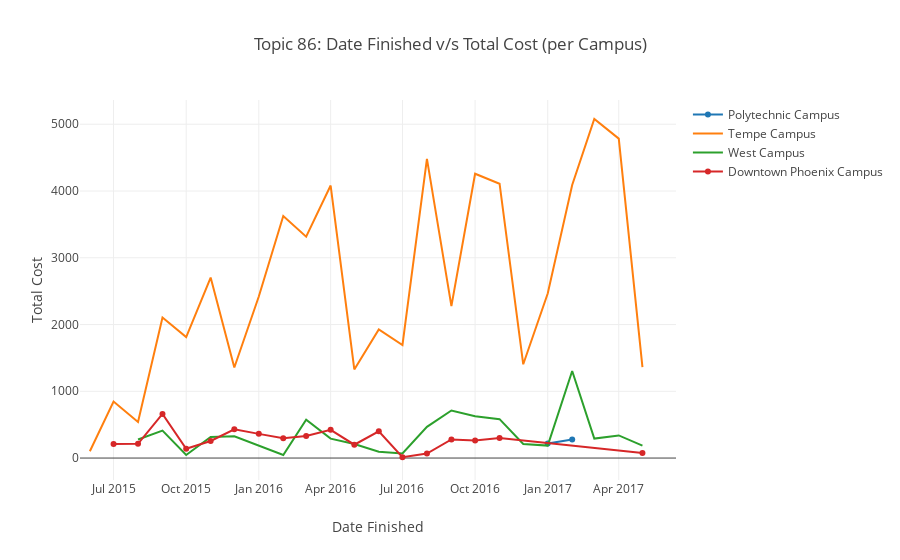

Notebook source saved alongside this figure:
### Code cell
campuses = new_df['Campus'].unique()
topic = 86
topic = "Topic " + str(topic)
plot_df = new_df[new_df['Topics'] == topic]

data = []
for campus in campuses:
    temp_df = plot_df[plot_df['Campus'] == campus]
    
    month_dict_campus = {}
    for index in range(len(temp_df)):
        row = temp_df.iloc[index]

        date = str(temp_df.iloc[index]['Date Finished'].date())
        date = date[:4] + '-' + date[5:7]
        if date in list(month_dict_campus):
            month_dict_campus[date] += row['Total']
        else:
            month_dict_campus[date] = row['Total']
        
    
    data.append(Scatter(
        x = list(month_dict_campus),
        y = [month_dict_campus[key] for key in list(month_dict_campus)],
        mode = 'line',
        name = campus
    ))

layout = Layout(xaxis = dict(title = 'Date Finished'), yaxis = dict(title = 'Total Cost'), title = topic + ': Date Finished v/s Total Cost (per Campus)')
# data = [trace0]

fig = {'data' : data, 'layout' : layout}

iplot(fig)
plot(fig,  filename='campus.html')

### Figure 1 — Plotly figure (JSON) as saved in the notebook; plotly's stock layout.template omitted (floating-point values rounded to 4 significant figures)
{"data": [{"mode": "line", "name": "Polytechnic Campus", "type": "scatter", "x": ["2017-01", "2017-02"], "y": [216.3, 276.3]}, {"mode": "line", "name": "Tempe Campus", "type": "scatter", "x": ["2015-06", "2015-07", "2015-08", "2015-09", "2015-10", "2015-11", "2015-12", "2016-01", "2016-02", "2016-03", "2016-04", "2016-05", "2016-06", "2016-07", "2016-08", "2016-09", "2016-10", "2016-11", "2016-12", "2017-01", "2017-02", "2017-03", "2017-04", "2017-05"], "y": [101.4, 847.4, 540.0, 2106.0, 1813.0, 2703.0, 1356.0, 2420.0, 3625.0, 3317.0, 4082.0, 1327.0, 1926.0, 1694.0, 4482.0, 2277.0, 4259.0, 4109.0, 1405.0, 2465.0, 4090.0, 5078.0, 4785.0, 1362.0]}, {"mode": "line", "name": "West Campus", "type": "scatter", "x": ["2015-08", "2015-09", "2015-10", "2015-11", "2015-12", "2016-02", "2016-03", "2016-04", "2016-05", "2016-06", "2016-07", "2016-08", "2016-09", "2016-10", "2016-11", "2016-12", "2017-01", "2017-02", "2017-03", "2017-04", "2017-05"], "y": [277.0, 411.4, 46.56, 314.9, 325.9, 46.55, 573.5, 290.6, 209.2, 93.44, 70.08, 467.2, 712.6, 625.1, 582.2, 210.2, 186.9, 1304.0, 292, 338.7, 186.9]}, {"mode": "line", "name": "Downtown Phoenix Campus", "type": "scatter", "x": ["2015-07", "2015-08", "2015-09", "2015-10", "2015-11", "2015-12", "2016-01", "2016-02", "2016-03", "2016-04", "2016-05", "2016-06", "2016-07", "2016-08", "2016-09", "2016-10", "2016-11", "2017-05"], "y": [209.4, 213.6, 661.1, 139.0, 255.7, 431.0, 362.2, 295.6, 329.2, 422.8, 199.8, 399.7, 12.05, 67.77, 278.6, 263.6, 301.2, 75.3]}, {"mode": "line", "name": null, "type": "scatter", "x": [], "y": []}, {"mode": "line", "name": "Research Park", "type": "scatter", "x": [], "y": []}, {"mode": "line", "name": "Camp Tontozona", "type": "scatter", "x": [], "y": []}, {"mode": "line", "name": "Phoenix Biomedical Campus", "type": "scatter", "x": [], "y": []}], "layout": {"title": "Topic 86: Date Finished v/s Total Cost (per Campus)", "xaxis": {"title": "Date Finished"}, "yaxis": {"title": "Total Cost"}}}
